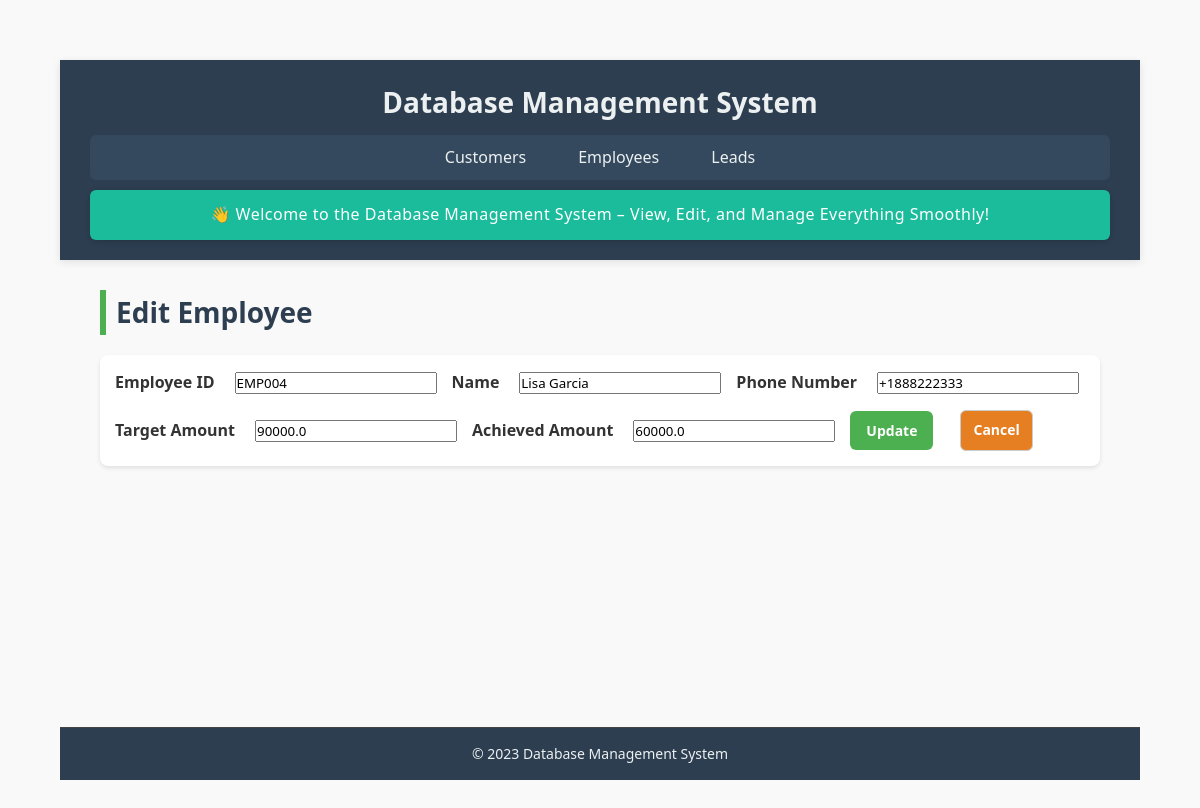
The app's page /employee/edit/EMP004, older data.
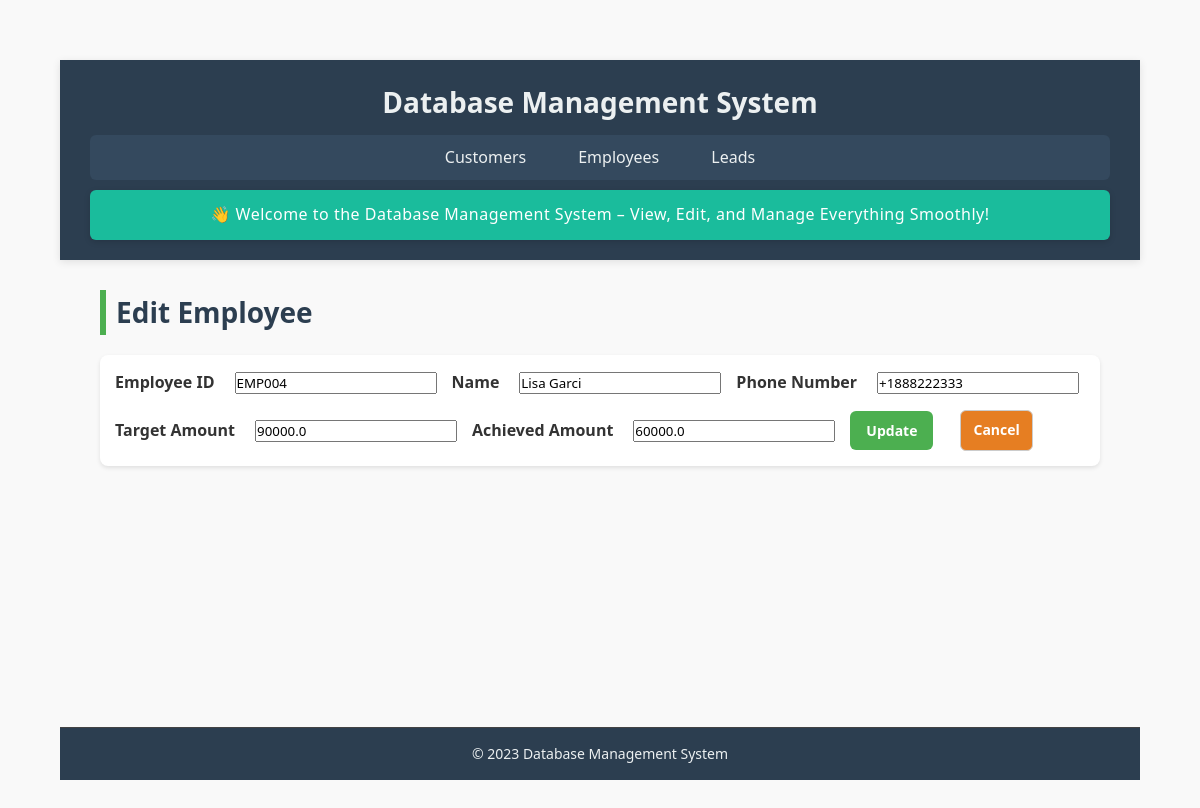
The same page, newer data.
### tables this page shows
CREATE TABLE employees (
    empId TEXT PRIMARY KEY,
    empName TEXT NOT NULL,
    phoneNo TEXT,
    targetAmount REAL NOT NULL CHECK (targetAmount >= 0),
    achievedAmount REAL NOT NULL CHECK (achievedAmount >= 0),
    createdAt TEXT DEFAULT CURRENT_TIMESTAMP,
    updatedAt TEXT DEFAULT CURRENT_TIMESTAMP
);

### app.py (the view, shortened to what this page needs)
@app.route('/employee/edit/<string:emp_id>', methods=['GET', 'POST'])
def edit_employee(emp_id):
    conn = get_db_connection()
    employee = conn.execute("SELECT * FROM employees WHERE empId = ?", (emp_id,)).fetchone()
    if not employee:
        flash("Employee not found", "danger")
        return redirect(url_for('employees'))
    conn.close()
    return render_template('edit_employee.html', employee=employee)

### app.py (called while the page is built)
def get_db_connection():
    conn = sqlite3.connect(DATABASE)
    conn.row_factory = sqlite3.Row
    return conn

### templates/edit_employee.html
{% extends "base.html" %}
{% block content %}
<h2>Edit Employee</h2>
<form method="POST" action="{{ url_for('edit_employee', emp_id=employee.empId) }}" class="form-container">
    <label for="empId">Employee ID</label>
    <input type="text" name="empId" value="{{ employee.empId }}" readonly>
    <label for="empName">Name</label>
    <input type="text" name="empName" value="{{ employee.empName }}" required>
    <label for="phoneNo">Phone Number</label>
    <input type="text" name="phoneNo" value="{{ employee.phoneNo or '' }}">
    <label for="targetAmount">Target Amount</label>
    <input type="number" name="targetAmount" value="{{ employee.targetAmount }}" required>
    <label for="achievedAmount">Achieved Amount</label>
    <input type="number" name="achievedAmount" value="{{ employee.achievedAmount }}" required>
    <button type="submit" class="btn">Update</button>
    <a href="{{ url_for('employees') }}" class="btn danger">Cancel</a>
</form>
{% endblock %}

Row changes from the older to the newer data that the page shows:
changed employees "EMP004": empName "Lisa Garcia" → "Lisa Garci"
